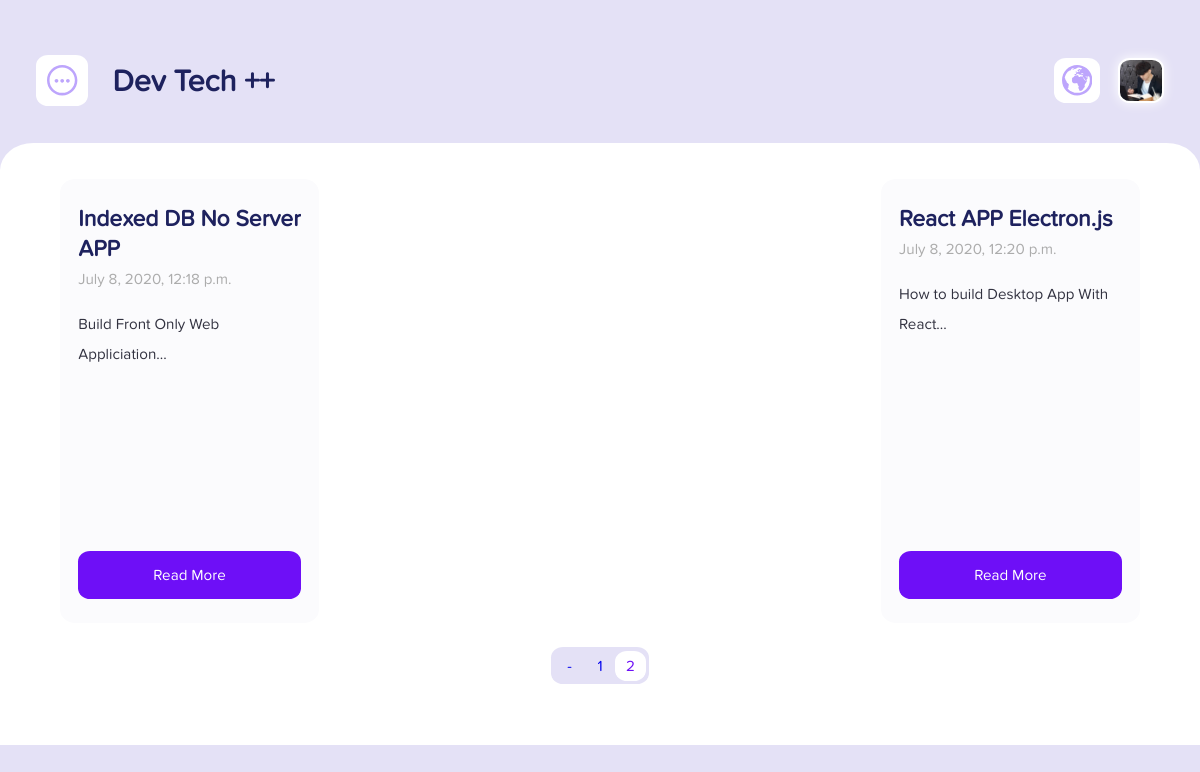
Before: /?page=2 with the older database file.
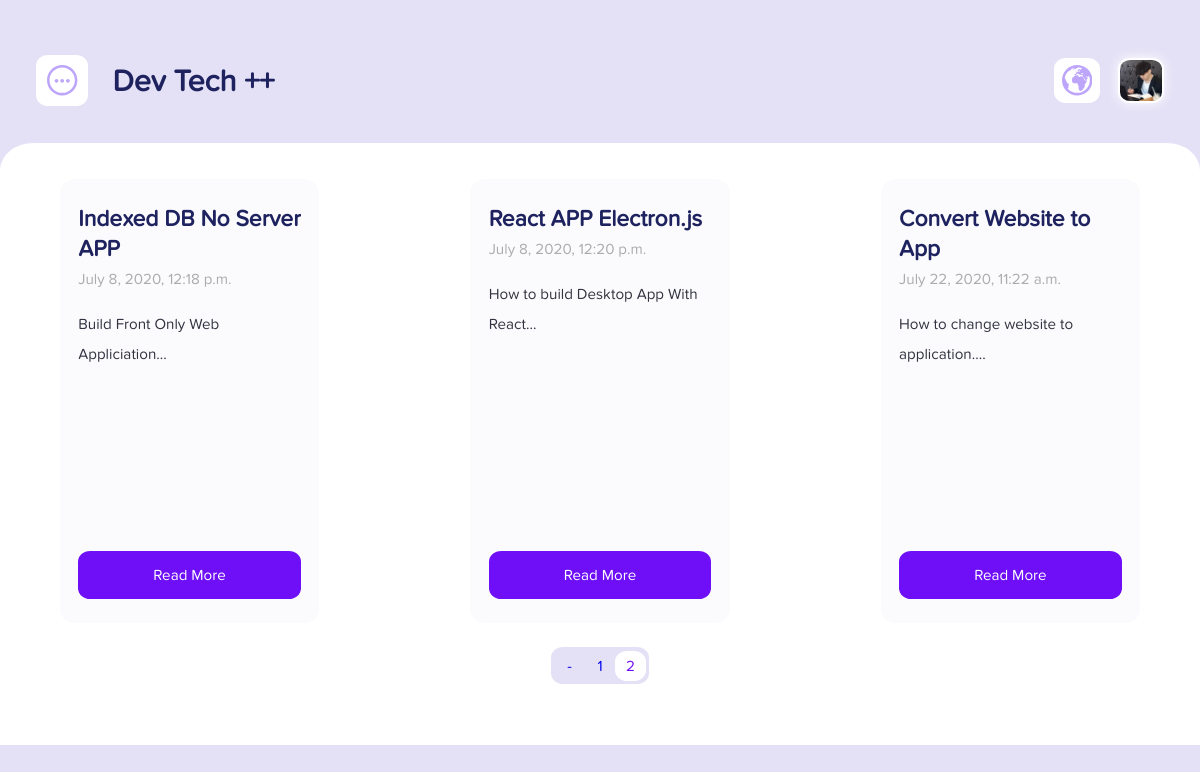
After: the same page with the newer database file.
### articles/models.py (models this page shows, shortened)
class Article(models.Model):
    title = models.CharField(max_length=100)
    title_ko = models.CharField(max_length=100,default='')
    slug = models.SlugField()
    body = models.TextField(default='')
    body_ko = models.TextField(default='')
    description = HTMLField('Content', blank=True)
    description_ko = HTMLField('Content_ko', blank=True)
    date = models.DateTimeField(auto_now_add=True)
    thumb = models.ImageField(default='default.png', blank=True)
    prevNode = models.SlugField(blank=True)
    nextNode = models.SlugField(blank=True)
    tagString = models.CharField(max_length=100,default='')
    is_ready = models.BooleanField(default=False)
    def snippet(self):
        return self.body[:100] + "..."

### articles/views.py (the view)
# urls.py: path('', views.article_list, name="list"),
def article_list(request):
    all_articles = Article.objects.all()
    articles = Article.objects.filter(is_ready=True).order_by('date')
    paginator = Paginator(articles,10)
    page = request.GET.get('page')
    articles = paginator.get_page(page)
    def check(x, str):
        return x.tagString.find(str) != -1
    def find(str):
        return list(filter(lambda x: check(x, str), all_articles))
    def lenOf(str):
        return len(find(str))
    react = lenOf('React')
    django = lenOf('Django')
    scss = lenOf('Sass')
    english = lenOf('english')
    life = lenOf('life')
    if is_ko(request):
        for article in articles:
            article.body = article.body_ko
            article.title = article.title_ko
            article.description = article.description_ko
    context = {
        'articles':articles,
        'life':life,
        'react':react,
        'django':django,
        'scss':scss,
        'english':english
    }
    return render(request, 'articles/article_list.html',context)

### articles/views.py (called while the page is built)
def is_ko(request):
    if translation.LANGUAGE_SESSION_KEY in request.session:
        if request.session[translation.LANGUAGE_SESSION_KEY] == 'ko':
            return True
    return False

### articles/templates/articles/article_list.html (shortened to what this page needs)
{% extends 'base_layout.html'%}
{% load i18n %}
{% load static %}
{%block content %}
<head>
    <link rel="stylesheet" href="{% static 'css/articles.css'%}" />
</head>
<div class="articleList">
    <div class="articles">
        {% for article in articles %}
        <div class="column articles__article">
            <div class="articles__up">
                <div class="articles__body">
                    <h2 class="articles__title">{{article.title}}</h2>
                    <span class="articles__date">{{article.date}}</span>
                    <p class="articles__p">{{article.snippet}}</p>
                </div>
                <div class="articles__img" style="background-image: url('{{ article.thumb.url}}')"> </div>
            </div>
            <a href="{% url 'articles:detail' slug=article.slug %}">
                <button class="articles__btn wbButton">
                    {% trans "Read More" %}
                </button></a>
        </div>
        {% endfor %}
    </div>
    <div class="pagination">
        {% if articles.has_previous %}
        <a class="pagination__li" href="?page={{articles.previous_page_number}}"> - </a>
        {% endif %}
        {% for num in articles.paginator.page_range %}
        {% if articles.number == num %}
        <a class="pagination__li pagination__li--selected"> {{num}}</a>
        {% elif num > articles.number|add:'-3' and num < articles.number|add:'3' %}
        <a class="pagination__li" href="?page={{num}}"> {{num}} </a>
        {% endif %}
        {% endfor %}
    </div>
</div>
{% endblock %}

Changed rows visible on the page:
added Article: title "Convert Website to App", date "July 22, 2020, 11:22 a.m.", snippet "How to change website to application...."
